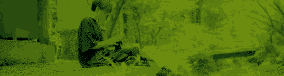
#> input picture append/bglong1.bmp, 284 x 76 px; its folder holds only this picture in this run
$ python image_to_palette.py bglong1.bmp
#> lines starting #> are read from the running program, lines starting #| are printed output that depends on the picture
#!/usr/bin/env python3
"""
画像16色パレット変換ツール for M5StampPico レトロゲームシステム（改良版）

新機能:
- max-size未指定時は入力画像の幅をそのまま使用
- 入力ファイル名から自動的に変数名を生成
- 画像の幅と高さ情報をヘッダーファイルに追加
- 自然な色合いを保つ色距離計算
- ディザリング対応
- M5StampPico用データ配列生成
- 複数のカラーパレット対応

使用例:
python improved_palette_tool.py cat.jpg --palette classic --dither --output result
→ 変数名: cat_data, cat_width, cat_height が自動生成される
"""

import numpy as np
from PIL import Image, ImageDraw
import argparse
import os
import json
import re
from typing import List, Tuple, Dict, Optional
import colorsys
import math


def sanitize_variable_name(filename: str) -> str:
    """ファイル名を有効なC言語変数名に変換"""
#> in main, image is the input picture: PIL image 284x76 P; mean R, G, B 75.9, 108.4, 14.5
#| 📏 Original size: (284, 76)
    # 拡張子を除去
    name = os.path.splitext(os.path.basename(filename))[0]

    # 無効な文字を除去・変換
    name = re.sub(r'[^a-zA-Z0-9_]', '_', name)

    # 先頭が数字の場合はアンダースコアを追加
    if name and name[0].isdigit():
        name = '_' + name

    # 空文字列や無効な場合はデフォルト名
    if not name or name == '_':
        name = 'image'

    return name


class ColorPalette:
    """16色カラーパレット管理クラス"""

    def __init__(self, name: str = "classic"):
        self.name = name
        self.colors_rgb = []  # RGB888形式 [(r,g,b), ...]
        self.colors_rgb565 = []  # RGB565形式 [0x1234, ...]
        self.transparent_index = 0

        self._load_palette(name)

    def _load_palette(self, name: str):
        """パレットを読み込み"""
        palettes = {
            "classic": [
                (255, 255, 255),        # 0: 透明色（黒）
                (240,240,240),
                (240,0,64),
                (0,0,248),
                (40,144,80),
                (200,212,48),
                (232,112,128),
                (8,152,192),
                (240,116,0),
                (128,0,0),
                (0,56,0),
                (0,0,160),
                (120,68,56),
                (120,124,120),
                (56,32,64),
                (24,24,24)
            ],
            "gameboy": [
                (255, 255, 255),        # 0: 透明色
                (155, 188, 15),   # 1: ライトグリーン
                (139, 172, 15),   # 2:
                (123, 156, 15),   # 3:
                (107, 140, 15),   # 4:
                (91, 124, 15),    # 5:
                (75, 108, 15),    # 6:
                (59, 92, 15),     # 7:
                (43, 76, 15),     # 8:
                (27, 60, 15),     # 9:
                (15, 56, 15),     # 10: ダークグリーン
                (0, 40, 0),       # 11:
                (0, 32, 0),       # 12:
                (0, 24, 0),       # 13:
                (0, 16, 0),       # 14:
                (0, 8, 0),        # 15:
            ],
            "sepia": [
                (0, 0, 0),        # 0: 透明色
                (255, 255, 255),  # 1: セピア白
                (240, 220, 180),  # 2:
                (220, 200, 160),  # 3:
                (200, 180, 140),  # 4:
                (180, 160, 120),  # 5:
                (160, 140, 100),  # 6:
                (140, 120, 80),   # 7:
                (120, 100, 60),   # 8:
                (100, 80, 40),    # 9:
                (80, 60, 20),     # 10:
                (70, 50, 15),     # 11:
                (60, 40, 10),     # 12:
                (50, 30, 5),      # 13:
                (40, 20, 0),      # 14:
                (20, 10, 0),      # 15: セピア黒
            ],
            "neon": [
                (0, 0, 0),        # 0: 透明色
                (255, 255, 255),  # 1: 白
                (255, 0, 255),    # 2: ネオンピンク
                (0, 255, 255),    # 3: ネオンシアン
                (255, 255, 0),    # 4: ネオンイエロー
                (255, 128, 0),    # 5: ネオンオレンジ
                (128, 255, 0),    # 6: ネオングリーン
                (0, 255, 128),    # 7:
                (0, 128, 255),    # 8: ネオンブルー
                (128, 0, 255),    # 9: ネオンパープル
                (255, 0, 128),    # 10:
                (192, 192, 192),  # 11: シルバー
                (128, 128, 128),  # 12: グレー
                (64, 64, 64),     # 13: ダークグレー
                (32, 32, 32),     # 14:
                (16, 16, 16),     # 15:
            ]
        }

        if name not in palettes:
            raise ValueError(f"Unknown palette: {name}. Available: {list(palettes.keys())}")

        self.colors_rgb = palettes[name]
        self._convert_to_rgb565()

    def _convert_to_rgb565(self):
        """RGB888をRGB565に変換"""
        self.colors_rgb565 = []
        for r, g, b in self.colors_rgb:
            rgb565 = ((r & 0xF8) << 8) | ((g & 0xFC) << 3) | (b >> 3)
            self.colors_rgb565.append(rgb565)

    # [32 lines left out: functions add_custom_color, save_palette_image, not called in this run]


class ColorQuantizer:
    """色量子化・減色クラス"""

    def __init__(self, palette: ColorPalette, color_space: str = "lab"):
        self.palette = palette
        self.color_space = color_space.lower()

        # パレット色をLAB色空間に変換（より正確な色距離計算のため）
        if self.color_space == "lab":
            self.palette_lab = [self._rgb_to_lab(r, g, b) for r, g, b in palette.colors_rgb]

    def _rgb_to_lab(self, r: int, g: int, b: int) -> Tuple[float, float, float]:
        """RGB to LAB conversion"""
        # RGB to XYZ
        r, g, b = r / 255.0, g / 255.0, b / 255.0

        def gamma_correct(c):
            return ((c + 0.055) / 1.055) ** 2.4 if c > 0.04045 else c / 12.92

        r, g, b = gamma_correct(r), gamma_correct(g), gamma_correct(b)

        # XYZ using sRGB matrix
        x = r * 0.4124564 + g * 0.3575761 + b * 0.1804375
        y = r * 0.2126729 + g * 0.7151522 + b * 0.0721750
        z = r * 0.0193339 + g * 0.1191920 + b * 0.9503041

        # XYZ to LAB
        def f(t):
            return t ** (1/3) if t > 0.008856 else (7.787 * t + 16/116)

        # D65 白色点で正規化
        x, y, z = x / 0.95047, y / 1.00000, z / 1.08883

        fx, fy, fz = f(x), f(y), f(z)

        L = 116 * fy - 16
        a = 500 * (fx - fy)
        b = 200 * (fy - fz)

        return (L, a, b)

    def _color_distance(self, color1: Tuple, color2: Tuple) -> float:
        """色距離を計算"""
        if self.color_space == "lab":
            # ΔE CIE76 距離
            dL, da, db = color1[0] - color2[0], color1[1] - color2[1], color1[2] - color2[2]
            return math.sqrt(dL*dL + da*da + db*db)
        elif self.color_space == "rgb":
            # RGB ユークリッド距離
            dr, dg, db = color1[0] - color2[0], color1[1] - color2[1], color1[2] - color2[2]
            return math.sqrt(dr*dr + dg*dg + db*db)
        else:
            # HSV距離
            h1, s1, v1 = colorsys.rgb_to_hsv(color1[0]/255, color1[1]/255, color1[2]/255)
            h2, s2, v2 = colorsys.rgb_to_hsv(color2[0]/255, color2[1]/255, color2[2]/255)

            dh = min(abs(h1 - h2), 1 - abs(h1 - h2))  # 色相は円形
            ds, dv = s1 - s2, v1 - v2
            return math.sqrt(dh*dh + ds*ds + dv*dv)

    def find_closest_color(self, r: int, g: int, b: int) -> int:
        """最も近いパレット色のインデックスを取得"""
        if self.color_space == "lab":
            target_lab = self._rgb_to_lab(r, g, b)
            distances = [self._color_distance(target_lab, pal_lab) for pal_lab in self.palette_lab]
        else:
            target = (r, g, b)
            distances = [self._color_distance(target, pal_rgb) for pal_rgb in self.palette.colors_rgb]

        return distances.index(min(distances))

    def quantize_image(self, image: Image.Image, dither: bool = False) -> Image.Image:
        """画像を16色に減色"""
        # RGBA対応
        if image.mode == 'RGBA':
            # 透明部分を透明色（インデックス0）に変換
            image_array = np.array(image)
            alpha_channel = image_array[:, :, 3]

            # RGB部分を変換
            rgb_image = Image.fromarray(image_array[:, :, :3])

            if dither:
                # Floyd-Steinbergディザリング（透明度考慮版）
                result = self._floyd_steinberg_dither_with_alpha(rgb_image, alpha_channel)
            else:
                # 単純な最近傍変換（透明度考慮版）
                result = self._quantize_with_alpha(rgb_image, alpha_channel)
        else:
            # RGB画像の処理
            if dither:
                result = self._floyd_steinberg_dither(image)
            else:
                result = self._simple_quantize(image)

        return result

    # [23 lines left out: function _quantize_with_alpha, not called in this run]

    def _simple_quantize(self, image: Image.Image) -> Image.Image:
        """シンプルな最近傍量子化"""
        width, height = image.size
#> width = 284; height = 76
        image_array = np.array(image.convert('RGB'))
        result_array = np.zeros((height, width), dtype=np.uint8)

        # パレット画像用データを作成
        palette_data = []
        for r, g, b in self.palette.colors_rgb:
            palette_data.extend([r, g, b])

        for y in range(height):
            for x in range(width):
                r, g, b = image_array[y, x]
                closest_idx = self.find_closest_color(r, g, b)
                result_array[y, x] = closest_idx
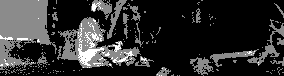
#> result_array: shape (76, 284); min 4, max 15, mean 6.02; drawn with min black and max white

        result = Image.fromarray(result_array, mode='P')
#> result: PIL image 284x76 P; every value is 0
        result.putpalette(palette_data)
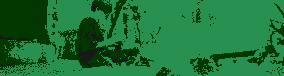
#> result: PIL image 284x76 P; mean R, G, B 28.3, 115.6, 55.8

        return result

    # [88 lines left out: functions _floyd_steinberg_dither, _floyd_steinberg_dither_with_alpha, not called in this run]


class M5DataGenerator:
    """M5StampPico用データ生成クラス（改良版）"""

    @staticmethod
    def generate_data_array(quantized_image: Image.Image, base_var_name: str) -> str:
        """1バイト2ピクセル形式のC配列を生成（改良版）"""
#> called with base_var_name = 'bglong1'
        width, height = quantized_image.size
        image_array = np.array(quantized_image)

        # 1バイトに2ピクセル格納
        data_bytes = []
        for y in range(height):
            for x in range(0, width, 2):
                pixel1 = image_array[y, x] if x < width else 0
                pixel2 = image_array[y, x + 1] if x + 1 < width else 0

                # 下位4bit: 偶数ピクセル, 上位4bit: 奇数ピクセル
                byte_value = (pixel2 << 4) | (pixel1 & 0x0F)
                data_bytes.append(byte_value)

        # 変数名を生成
        data_var = f"{base_var_name}_data"
        width_var = f"{base_var_name}_width"
        height_var = f"{base_var_name}_height"

        # C言語配列形式で出力
        lines = [f"// Image: {width}x{height} pixels, 16-color palette"]
        lines.append(f"// Generated data size: {len(data_bytes)} bytes")
        lines.append(f"// Memory efficiency: {((width * height * 2 - len(data_bytes)) / (width * height * 2) * 100):.1f}% saving vs 16-bit")
        lines.append("")

        # 画像サイズ定数
        lines.append(f"// 画像サイズ情報")
        lines.append(f"const uint16_t {width_var} = {width};")
        lines.append(f"const uint16_t {height_var} = {height};")
        lines.append("")

        # 画像データ配列
        lines.append(f"// 画像データ配列（1バイトに2ピクセル格納）")
        lines.append(f"const uint8_t {data_var}[{len(data_bytes)}] = {{")

        # 16バイトずつ改行して見やすく
        for i in range(0, len(data_bytes), 16):
            chunk = data_bytes[i:i+16]
            hex_values = [f"0x{b:02X}" for b in chunk]
            line = "    " + ", ".join(hex_values)
            if i + 16 < len(data_bytes):
                line += ","
            lines.append(line)
#> this loop made 675 passes
#> i on passes 2 to 4: 16, 32, 48

        lines.append("};")
        lines.append("")

        # 使用例とマクロ定義
        lines.append(f"// 便利なマクロ定義")
        lines.append(f"#define {base_var_name.upper()}_WIDTH  {width}")
        lines.append(f"#define {base_var_name.upper()}_HEIGHT {height}")
        lines.append(f"#define {base_var_name.upper()}_SIZE   {len(data_bytes)}")
        lines.append("")

        lines.append(f"// 使用例:")
        lines.append(f"// PaletteImageData myImage({data_var}, {width_var}, {height_var});")
        lines.append(f"// または")
        lines.append(f"// PaletteImageData myImage({data_var}, {base_var_name.upper()}_WIDTH, {base_var_name.upper()}_HEIGHT);")
        lines.append(f"// renderer.drawToCanvas(myImage, x, y, true);")

        return "\n".join(lines)

    @staticmethod
    def generate_palette_code(palette: ColorPalette, base_var_name: str) -> str:
        """パレット定義のC++コードを生成（改良版）"""
#> called with base_var_name = 'bglong1'
        palette_var = f"{base_var_name}_palette"
        init_func = f"{base_var_name}_palette_init"

        lines = [f"// {palette.name.capitalize()} カラーパレット定義"]
        lines.append(f"// パレット初期化関数")
        lines.append(f"void {init_func}(RetroColorPalette& palette) {{")

        for i, (r, g, b) in enumerate(palette.colors_rgb):
            rgb565 = palette.colors_rgb565[i]
            if i == 0:
                comment = "// 透明色"
            else:
                comment = f"// RGB({r},{g},{b})"
            lines.append(f"    palette.setColor({i}, 0x{rgb565:04X}); {comment}")

        lines.append("}")
        lines.append("")

        # パレット配列も生成
        lines.append(f"// パレット配列定義（RGB565形式）")
        lines.append(f"const uint16_t {palette_var}[16] = {{")
        for i in range(0, 16, 4):
            chunk = palette.colors_rgb565[i:i+4]
            hex_values = [f"0x{c:04X}" for c in chunk]
            line = "    " + ", ".join(hex_values)
            if i + 4 < 16:
                line += ","

            # コメント追加
            comments = []
            for j, idx in enumerate(range(i, min(i+4, 16))):
                r, g, b = palette.colors_rgb[idx]
                if idx == 0:
                    comments.append("透明")
                else:
                    comments.append(f"RGB({r},{g},{b})")
            line += "  // " + ", ".join(comments)

            lines.append(line)

        lines.append("};")

        return "\n".join(lines)


def main():
    parser = argparse.ArgumentParser(description="Convert images to 16-color palette for M5StampPico (Improved)")
    parser.add_argument("input", help="Input image file")
    parser.add_argument("--palette", choices=["classic", "gameboy", "sepia", "neon"],
                       default="classic", help="Color palette to use")
    parser.add_argument("--dither", action="store_true", help="Apply Floyd-Steinberg dithering")
    parser.add_argument("--color-space", choices=["rgb", "lab", "hsv"], default="lab",
                       help="Color space for distance calculation")
    parser.add_argument("--output", default="", help="Output filename prefix (default: auto from input)")
    parser.add_argument("--var-name", default="", help="C array variable name (default: auto from filename)")
    parser.add_argument("--max-size", type=int, default=None,
                       help="Maximum width/height (will resize). If not specified, use original size")
    parser.add_argument("--preview", action="store_true", help="Generate palette preview")

    args = parser.parse_args()

    if not os.path.exists(args.input):
        print(f"❌ Error: Input file '{args.input}' not found")
        return 1

    # 自動的に出力名と変数名を生成
    base_name = sanitize_variable_name(args.input)
    output_prefix = args.output if args.output else base_name
    var_name = args.var_name if args.var_name else base_name

    print(f"🎨 Loading image: {args.input}")
    print(f"🎨 Using palette: {args.palette}")
    print(f"🎨 Color space: {args.color_space}")
    print(f"🎨 Dithering: {'ON' if args.dither else 'OFF'}")
    print(f"🏷️  Variable name: {var_name}")

    # 画像読み込み
    try:
        image = Image.open(args.input)
        print(f"📏 Original size: {image.size}")

        # サイズ調整（改良版：max-size指定時のみリサイズ）
        if args.max_size is not None:
            if max(image.size) > args.max_size:
                ratio = args.max_size / max(image.size)
                new_size = (int(image.size[0] * ratio), int(image.size[1] * ratio))
                image = image.resize(new_size, Image.Resampling.LANCZOS)
                print(f"📏 Resized to: {image.size}")
            else:
                print(f"📏 Size within limit, no resize needed")
        else:
            print(f"📏 No max-size specified, using original dimensions")

    except Exception as e:
        print(f"❌ Error loading image: {e}")
        return 1

    # パレット初期化
    try:
        palette = ColorPalette(args.palette)
        quantizer = ColorQuantizer(palette, args.color_space)
    except Exception as e:
        print(f"❌ Error initializing palette: {e}")
        return 1

    # パレットプレビュー生成
    if args.preview:
        palette_path = f"{output_prefix}_palette.png"
        palette.save_palette_image(palette_path)

    # 画像を減色
    print("🔄 Converting to 16-color palette...")
    try:
        quantized = quantizer.quantize_image(image, args.dither)
    except Exception as e:
        print(f"❌ Error during quantization: {e}")
        return 1

    # BMP保存
    bmp_path = f"{output_prefix}.bmp"
    quantized.save(bmp_path)
    print(f"💾 Saved BMP: {bmp_path}")

    # RGB表示用画像も保存
    rgb_image = quantized.convert('RGB')
    rgb_path = f"{output_prefix}_preview.png"
    rgb_image.save(rgb_path)
    print(f"💾 Saved preview: {rgb_path}")

    # M5StampPico用データ生成（改良版）
    print("🔢 Generating M5StampPico data...")
    try:
        data_code = M5DataGenerator.generate_data_array(quantized, var_name)
        palette_code = M5DataGenerator.generate_palette_code(palette, var_name)
    except Exception as e:
        print(f"❌ Error generating code: {e}")
        return 1

    # Cヘッダーファイル生成（改良版）
    header_path = f"{output_prefix}.h"
    try:
        with open(header_path, "w", encoding='utf-8') as f:
            f.write(f"/*\n * Auto-generated from {args.input}\n")
            f.write(f" * Original size: {image.size[0]}x{image.size[1]}\n")
            f.write(f" * Final size: {quantized.size[0]}x{quantized.size[1]}\n")
            f.write(f" * Palette: {args.palette}\n")
            f.write(f" * Dithering: {'ON' if args.dither else 'OFF'}\n")
            f.write(f" * Color space: {args.color_space}\n")
            f.write(f" * Variable name: {var_name}\n")
            f.write(" * \n")
            f.write(" * M5StampPico 16-Color Palette Image Tool (Improved Version)\n")
            f.write(" */\n\n")
            f.write("#pragma once\n")
            f.write('#include "RetroGamePaletteImage.hpp"\n\n')
            f.write(data_code)
            f.write("\n\n")
            f.write(palette_code)

        print(f"💾 Saved C header: {header_path}")
    except Exception as e:
        print(f"❌ Error writing header file: {e}")
        return 1

    # 統計情報
    final_size = quantized.size
    data_size = (final_size[0] * final_size[1] + 1) // 2
    original_16bit_size = final_size[0] * final_size[1] * 2
    saving = ((original_16bit_size - data_size) / original_16bit_size) * 100

    print("\n📊 Conversion Summary:")
    print(f"   Input file: {args.input}")
    print(f"   Original size: {image.size}")
#|    Original size: (284, 76)
    print(f"   Final size: {final_size}")
#|    Final size: (284, 76)
    print(f"   Variable names: {var_name}_data, {var_name}_width, {var_name}_height")
    print(f"   Palette: {args.palette} ({len(palette.colors_rgb)} colors)")
    print(f"   Data size: {data_size} bytes")
#|    Data size: 10792 bytes
    print(f"   Memory saving: {saving:.1f}% vs 16-bit RGB565")
#|    Memory saving: 75.0% vs 16-bit RGB565
    print(f"   Files generated:")
    print(f"     - {bmp_path} (BMP image)")
    print(f"     - {rgb_path} (Preview)")
    print(f"     - {header_path} (C header with size info)")
    if args.preview:
        print(f"     - {output_prefix}_palette.png (Palette preview)")

    print("\n🎮 Ready for M5StampPico!")
    print(f"   #include \"{header_path}\"")
    print(f"   PaletteImageData img({var_name}_data, {var_name}_width, {var_name}_height);")
    print(f"   // または")
    print(f"   PaletteImageData img({var_name}_data, {var_name.upper()}_WIDTH, {var_name.upper()}_HEIGHT);")

    return 0


if __name__ == "__main__":
    exit(main())
#> (the program exits here)
